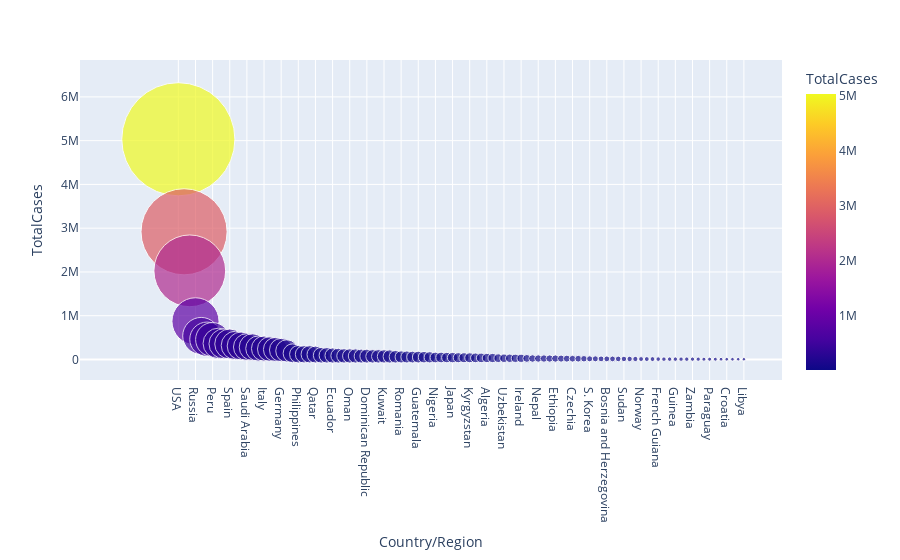

Here is the notebook cell this chart was saved with:
### Code cell
px.scatter(dataset1.head(100), x='Country/Region', y='TotalCases',  
           hover_data=['Country/Region', 'Continent'], 
           color='TotalCases', size='TotalCases', size_max=80)

### Figure 1 — Plotly figure (JSON) as saved in the notebook; plotly's stock layout.template omitted (floating-point values rounded to 4 significant figures)
{"data": [{"customdata": [["North America"], ["South America"], ["Asia"], ["Europe"], ["Africa"], ["North America"], ["South America"], ["South America"], ["South America"], ["Europe"], ["Asia"], ["Europe"], ["Asia"], ["Asia"], ["Asia"], ["Europe"], ["Asia"], ["South America"], ["Europe"], ["Europe"], ["Asia"], ["Asia"], ["Asia"], ["North America"], ["Asia"], ["Asia"], ["Africa"], ["South America"], ["South America"], ["Europe"], ["Asia"], ["Asia"], ["Europe"], ["North America"], ["North America"], ["Europe"], ["Asia"], ["Europe"], ["Asia"], ["Europe"], ["Europe"], ["Asia"], ["North America"], ["Europe"], ["Europe"], ["Africa"], ["North America"], ["Asia"], ["Asia"], ["Asia"], ["Africa"], ["Asia"], ["Asia"], ["Europe"], ["Africa"], ["Asia"], ["Africa"], ["Asia"], ["Europe"], ["Europe"], ["Europe"], ["Africa"], ["South America"], ["Asia"], ["Europe"], ["North America"], ["Africa"], ["Australia/Oceania"], ["North America"], ["Europe"], ["Africa"], ["Africa"], ["Asia"], ["Europe"], ["Asia"], ["Europe"], ["Europe"], ["Africa"], ["Africa"], ["Europe"], ["Africa"], ["Europe"], ["Africa"], ["Asia"], ["South America"], ["Africa"], ["Asia"], ["Africa"], ["North America"], ["Europe"], ["Africa"], ["Europe"], ["Africa"], ["South America"], ["Europe"], ["Asia"], ["Europe"], ["Africa"], ["Europe"], ["Africa"]], "hovertemplate": "Country/Region=%{x}<br>TotalCases=%{marker.color}<br>Continent=%{customdata[0]}<extra></extra>", "legendgroup": "", "marker": {"color": [5032179, 2917562, 2025409, 871894, 538184, 462690, 455409, 366671, 357710, 354530, 320117, 308134, 284226, 281863, 249651, 249204, 237265, 228195, 215210, 195633, 140603, 119460, 118753, 118561, 112092, 95942, 95006, 90537, 86423, 81967, 80713, 79559, 76808, 76536, 71418, 71158, 70045, 68503, 61845, 57895, 56982, 54555, 54339, 52061, 49515, 45244, 45098, 42889, 42263, 39819, 39642, 38659, 36896, 36108, 33626, 33247, 29644, 28315, 27332, 26628, 26372, 24411, 22299, 21750, 21696, 21070, 20900, 19890, 19126, 17731, 17718, 16447, 14519, 14306, 13398, 13396, 13014, 12526, 11780, 11399, 10715, 9468, 9309, 9038, 8127, 7787, 7665, 7664, 7544, 7532, 7164, 7073, 6444, 6375, 6016, 5672, 5404, 5330, 5123, 4879], "coloraxis": "coloraxis", "size": [5032179, 2917562, 2025409, 871894, 538184, 462690, 455409, 366671, 357710, 354530, 320117, 308134, 284226, 281863, 249651, 249204, 237265, 228195, 215210, 195633, 140603, 119460, 118753, 118561, 112092, 95942, 95006, 90537, 86423, 81967, 80713, 79559, 76808, 76536, 71418, 71158, 70045, 68503, 61845, 57895, 56982, 54555, 54339, 52061, 49515, 45244, 45098, 42889, 42263, 39819, 39642, 38659, 36896, 36108, 33626, 33247, 29644, 28315, 27332, 26628, 26372, 24411, 22299, 21750, 21696, 21070, 20900, 19890, 19126, 17731, 17718, 16447, 14519, 14306, 13398, 13396, 13014, 12526, 11780, 11399, 10715, 9468, 9309, 9038, 8127, 7787, 7665, 7664, 7544, 7532, 7164, 7073, 6444, 6375, 6016, 5672, 5404, 5330, 5123, 4879], "sizemode": "area", "sizeref": 786.3, "symbol": "circle"}, "mode": "markers", "name": "", "orientation": "v", "showlegend": false, "type": "scatter", "x": ["USA", "Brazil", "India", "Russia", "South Africa", "Mexico", "Peru", "Chile", "Colombia", "Spain", "Iran", "UK", "Saudi Arabia", "Pakistan", "Bangladesh", "Italy", "Turkey", "Argentina", "Germany", "France", "Iraq", "Philippines", "Indonesia", "Canada", "Qatar", "Kazakhstan", "Egypt", "Ecuador", "Bolivia", "Sweden", "Oman", "Israel", "Ukraine", "Dominican Republic", "Panama", "Belgium", "Kuwait", "Belarus", "UAE", "Romania", "Netherlands", "Singapore", "Guatemala", "Portugal", "Poland", "Nigeria", "Honduras", "Bahrain", "Japan", "Armenia", "Ghana", "Kyrgyzstan", "Afghanistan", "Switzerland", "Algeria", "Azerbaijan", "Morocco", "Uzbekistan", "Serbia", "Moldova", "Ireland", "Kenya", "Venezuela", "Nepal", "Austria", "Costa Rica", "Ethiopia", "Australia", "El Salvador", "Czechia", "Cameroon", "Ivory Coast", "S. Korea", "Denmark", "Palestine", "Bosnia and Herzegovina", "Bulgaria", "Madagascar", "Sudan", "North Macedonia", "Senegal", "Norway", "DRC", "Malaysia", "French Guiana", "Gabon", "Tajikistan", "Guinea", "Haiti", "Finland", "Zambia", "Luxembourg", "Mauritania", "Paraguay", "Albania", "Lebanon", "Croatia", "Djibouti", "Greece", "Libya"], "xaxis": "x", "y": [5032179, 2917562, 2025409, 871894, 538184, 462690, 455409, 366671, 357710, 354530, 320117, 308134, 284226, 281863, 249651, 249204, 237265, 228195, 215210, 195633, 140603, 119460, 118753, 118561, 112092, 95942, 95006, 90537, 86423, 81967, 80713, 79559, 76808, 76536, 71418, 71158, 70045, 68503, 61845, 57895, 56982, 54555, 54339, 52061, 49515, 45244, 45098, 42889, 42263, 39819, 39642, 38659, 36896, 36108, 33626, 33247, 29644, 28315, 27332, 26628, 26372, 24411, 22299, 21750, 21696, 21070, 20900, 19890, 19126, 17731, 17718, 16447, 14519, 14306, 13398, 13396, 13014, 12526, 11780, 11399, 10715, 9468, 9309, 9038, 8127, 7787, 7665, 7664, 7544, 7532, 7164, 7073, 6444, 6375, 6016, 5672, 5404, 5330, 5123, 4879], "yaxis": "y"}], "layout": {"coloraxis": {"colorbar": {"title": {"text": "TotalCases"}}, "colorscale": [[0, "#0d0887"], [0.1111, "#46039f"], [0.2222, "#7201a8"], [0.3333, "#9c179e"], [0.4444, "#bd3786"], [0.5556, "#d8576b"], [0.6667, "#ed7953"], [0.7778, "#fb9f3a"], [0.8889, "#fdca26"], [1, "#f0f921"]]}, "legend": {"itemsizing": "constant", "tracegroupgap": 0}, "margin": {"t": 60}, "xaxis": {"anchor": "y", "domain": [0, 1], "title": {"text": "Country/Region"}}, "yaxis": {"anchor": "x", "domain": [0, 1], "title": {"text": "TotalCases"}}}}
